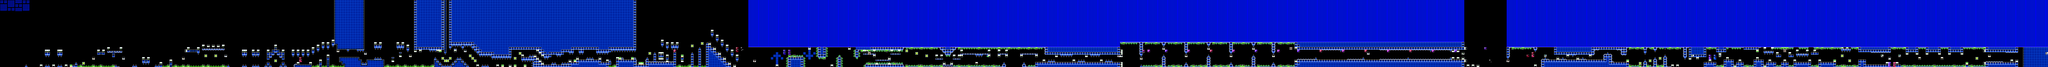

The image is a tile-based game level rendered from a .tmx file. Its description and source (layers, tilesets, objects; grid data summarised) follow:
An orthogonal 821x27 tile map with 16x16 px tiles, 2 tile layers (SP, ...), 2 tilesets, 2 image layers.

<map version="1.10" tiledversion="1.11.2" orientation="orthogonal" renderorder="right-down" width="821" height="27" tilewidth="16" tileheight="16" infinite="0" nextlayerid="5" nextobjectid="1">
 <editorsettings>
  <chunksize width="16" height="27" />
  <export target="cycles.csv" format="csv" />
 </editorsettings>
 <tileset firstgid="1" name="famidash" tilewidth="16" tileheight="16" tilecount="256" columns="16">
  <image source="../../../GRAPHICS/famidash.bmp" width="256" height="256" />
 </tileset>
 <tileset firstgid="257" name="sprites" tilewidth="16" tileheight="16" tilecount="256" columns="16">
  <image source="../../../GRAPHICS/sprites.png" width="256" height="256" />
 </tileset>
 <imagelayer id="3" name="Image Layer 1" parallaxx="0.9" parallaxy="0.9" repeatx="1" repeaty="1">
  <image source="../../../GRAPHICS/Old/parallax Blue.bmp" width="144" height="72" />
 </imagelayer>
 <imagelayer id="4" name="Image Layer 2" offsetx="0" offsety="432" repeatx="1">
  <image source="../../../GRAPHICS/ground.bmp" width="64" height="128" />
 </imagelayer>
 <layer id="1" width="821" height="27">
  <data>[22167 cells, 14068 non-empty, 47 distinct tile ids]</data>
 </layer>
 <layer id="2" name="SP" width="821" height="27">
  <data>[22167 cells, 417 non-empty, 47 distinct tile ids]</data>
 </layer>
</map>
